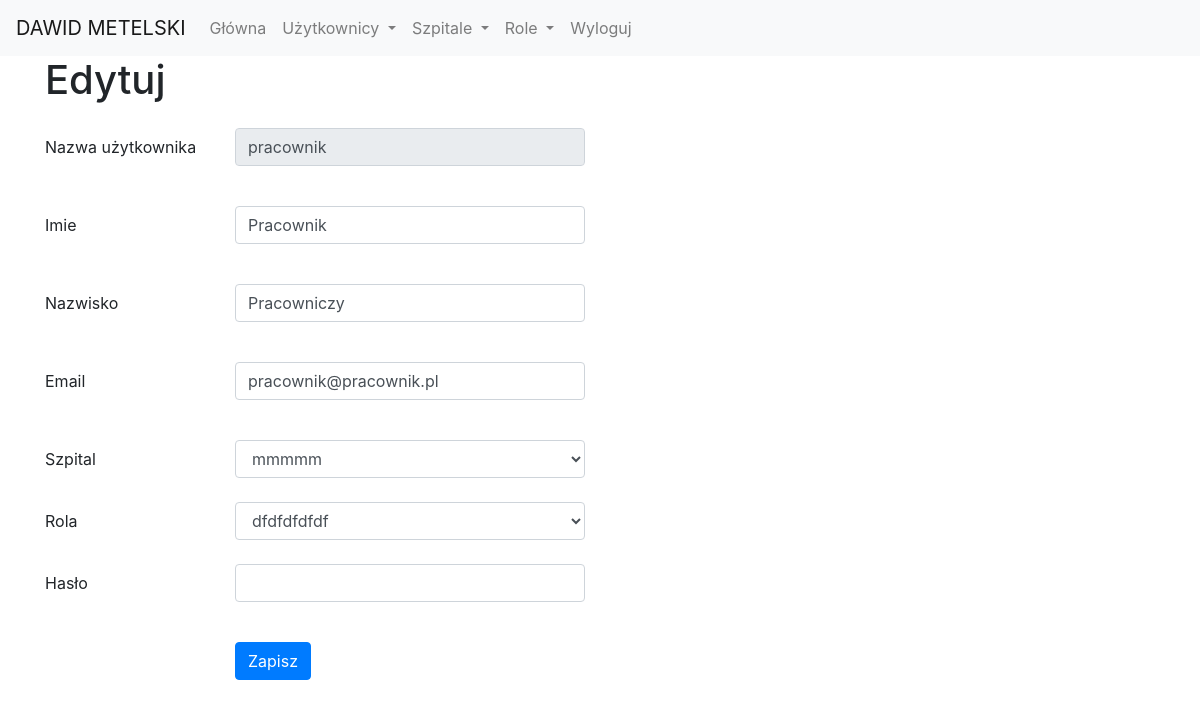
/edit_user/2 (signed in), run on the app's committed database.
### models.py (models this page shows, shortened)
class User(db.Model, UserMixin):
    id = db.Column(db.Integer, primary_key=True)
    name = db.Column(db.String(50), unique=True)
    password = db.Column(db.String(100))
    first_name = db.Column(db.String(50))
    last_name = db.Column(db.String(50))
    email = db.Column(db.String(50), unique=True)
    is_active = db.Column(db.Boolean, default=True)
    hospital_id = db.Column(db.Integer, db.ForeignKey('hospital.id'))
    role_id = db.Column(db.Integer, db.ForeignKey('role.id'))
    def is_admin(self):
        if self.role.name == 'Administrator':
            return True
        return False

### app.py (the view)
@app.route('/edit_user/<int:user_id>', methods=['GET', 'POST'])
@login_required
@is_admin_required
def edit_user(user_id):
    user = User.query.get(user_id)
    form = EditUserForm(obj=user)
    hospitals = Hospital.query.all()
    form.hospital_id.choices = [(hospital.id, hospital.name) for hospital in hospitals]
    roles = Role.query.all()
    form.role_id.choices = [(role.id, role.name) for role in roles]
    if user:
        if form.validate_on_submit():
            form.populate_obj(user)  # Uaktualnij obiekt użytkownika na podstawie danych z formularza
            db.session.commit()
            flash('Dane użytkownika zostały zaktualizowane.', 'success')
            return redirect(url_for('users', user_id = user.id))
        form.hospital_id.default = user.hospital.id
        form.role_id.default = user.role.id
        return render_template('user/edit_user.html', form=form, user_id = user.id)
    else:
        flash('Nie znaleziono użytkownika o podanym identyfikatorze.', 'error')
        return redirect(url_for('users'))

### forms.py
class EditUserForm(FlaskForm):
    name = StringField('Nazwa użytkownika', render_kw={'readonly': True})
    email = StringField('Email', validators=[DataRequired(), Email()])
    first_name = StringField('Imie', validators=[DataRequired()])
    last_name = StringField('Nazwisko', validators=[DataRequired()])
    password = PasswordField('Hasło', validators=[DataRequired(), Length(min=5, max=100)])
    hospital_id = SelectField('Szpital', validators=[DataRequired()], coerce=int)
    role_id = SelectField('Rola', validators=[DataRequired()], coerce=int)
    submit = SubmitField('Zapisz')

### app.py (called while the page is built)
@login_manager.user_loader
def load_user(id):
    return User.query.filter(User.id == id).first()

def is_admin_required(f):
    @wraps(f)
    def decorated_function(*args, **kwargs):
        if not current_user.is_authenticated or not current_user.is_admin():
            flash('Akcja dostępna tylko dla administratorów.', 'warning')
            return redirect(url_for('index'))
        return f(*args, **kwargs)
    return decorated_function

### templates/user/edit_user.html (shortened to what this page needs)
{% extends "base.html" %}
{% block content %}
<div class="container">
    <div class="row mb-3">
        <div class="col-5 h1">Edytuj</div>
    </div>
    <form id="login_form" action="{{ url_for('edit_user', user_id=user_id) }}" method="POST">
        <div class="row mb-3">
            <div class="col-2 col-form-label">
                {{ form.name.label }}
            </div>
            <div class="col-4">
                {{ form.name(class="form-control") }}<br>
            </div>
        </div>
        <div class="row mb-3">
            <div class="col-2 col-form-label">
                {{ form.first_name.label }}
            </div>
            <div class="col-4">
                {{ form.first_name(class="form-control") }}<br>
            </div>
        </div>
         <div class="row mb-3">
            <div class="col-2 col-form-label">
                {{ form.last_name.label }}
            </div>
            <div class="col-4">
                {{ form.last_name(class="form-control") }}<br>
            </div>
        </div>
         <div class="row mb-3">
            <div class="col-2 col-form-label">
                {{ form.email.label }}
            </div>
            <div class="col-4">
                {{ form.email(class="form-control") }}<br>
            </div>
        </div>
        <div class="row mb-3">
            <div class="col-2 col-form-label">{{ form.hospital_id.label }}</div>
            <div class="col-4">{{ form.hospital_id(class="form-control") }}</div>
        </div>
        <div class="row mb-3">
            <div class="col-2 col-form-label">{{ form.role_id.label }}</div>
            <div class="col-4">{{ form.role_id(class="form-control") }}</div>
        </div>
        <div class="row mb-3">
            <div class="col-2 col-form-label">
                {{ form.password.label }}
            </div>
            <div class="col-4">
                {{ form.password(class="form-control") }}<br>
            </div>
        </div>
        <div class="row mb-3">
            <div class="col-2"></div>
            <div class="col-2">
                {{ form.submit(class="btn btn-primary") }}
            </div>
        </div>
    </form>
</div>
{% endblock %}

### data on the page
User: name "pracownik", first_name "Pracownik", last_name "Pracowniczy", email "pracownik@pracownik.pl", hospital_id "mmmmm", role_id "dfdfdfdfdf"
